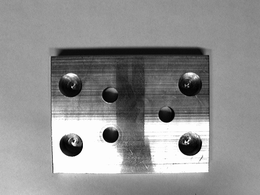
%> input picture versuch3/aufnahme1.bmp, 260 x 195 px, shrunk from 640 x 480 before the run
$ octave irpVersuch3.m   (GNU Octave 9; MATLAB toolbox functions it lacks are replaced by stand-ins)
%> lines starting %> are read from the running program, lines starting %| are printed output that depends on the picture
### versuch3/irpEdges.m
function [E O] = irpEdges(I)
% [E O] = irpEdges(I)
% Liefert ein binarisiertes Kantenbild und ein Gradientenwinkelbild zur點k.
%
% Parameter:
% 'I'                 8bit Grauwertbild
%
% R點kgabewerte:
% 'E'                 Binarisiertes Kantenbild
% 'O'                 Winkel zwischen Gradienten und x-Achse in RAD

SobelX = [1 0 -1; 2 0 -2; 1 0 -1];
SobelY = SobelX';

ISoX = imfilter(I, SobelX);
ISoY = imfilter(I, SobelY);

Etmp = sqrt(ISoX .* ISoX + ISoY .* ISoY);
O = atan2(ISoY, ISoX);

med = mean(mean(Etmp))+80;
Etmp(Etmp<med) = 0.0;
Etmp(Etmp>med) = 1.0;

E = Etmp;
end

### versuch3/irpCircle.m
function C = irpCircle(cx, cy, omega, r, alpha, imgSize)
% C = irpCircle(cx, cy, omega, r, alpha, imgSize)
% Berechnet eine Liste von Pixelindizes,
% die zwei gegen黚erliegende Kreissegmente beschreiben. Pixel au遝rhalb
% der Bilddimensionen 'imgSize' werden ignoriert. (cx, cy) bildet
% den Mittelpunkt des Kreises. Mit 'omega' k鰊nen die Kreissegmente auf dem
% Kreis rotiert werden.
%
% Ein vollst鋘diger Kreis wird berechnet, wenn 'alpha' auf pi und 'omega'
% auf 0 gesetzt werden, wobei die Wahl von 'omega' hier prinzipiell keine
% Bedeutung hat, da zwei rotierte, gegen黚erliegende Halbkreise immer einen
% vollst鋘digen Kreis bilden.
%
% Die Indizes 'C' k鰊nen direkt zur Indizierung in ein Array verwendet
% werden. Z.B. setzt I(C) = 255 alle Pixel C von I auf den Wert 255.
%
% Parameter:
% 'cx'                x-Koordinate des Kreismittelpunktes
% 'cy'                y-Koordinate des Kreismittelpunktes
% 'omega'             Winkel zur x-Achse in RAD
% 'r'                 Radius des Kreises
% 'alpha'             Gr鲞e eines Kreissegmentes in RAD
% 'imgSize'           Zeilenvektor f黵 Bilddimensionen: [sy sx]
%
% R點kgabewerte:
% 'C'                 Spaltenvektor mit g黮tigen Pixelindizes.

% Initialisiere einige Parameter.
sy = imgSize(1);                   % Gr鲞e des Bildes in y-Richtung
sx = imgSize(2);                   % Gr鲞e des Bildes in x-Richtung
num = uint16(round(r*alpha));      % Anzahl der Pixel pro Kreissegment
C = uint32(zeros(num*2, 1));       % Initialisiere Indizes
numCoords = 0;                     % Aktuelle Anzahl g黮tiger Indizes
delta = omega - alpha * 0.5;       % Offset-Winkel

% Generiere Pixelindizes.
% Hinweis: round k鰊nte evtl. erforderlich sein.
for i=1:num
    % Berechne Winkel zur x-Achse.
    phi = double(i-1) / double(num) * alpha + delta;
    cosphi = cos(phi);
    sinphi = sin(phi);

    % Berechnung f黵 1. Kreissegment.

    % Berechne gerundete x- und y-Koordinate.
    x = round(cosphi * r + cx);
    y = round(sinphi * r + cy);

    % Berechne Index nach 躡erpr黤ung.
    if (x > 0 && y > 0 && x <= sx && y <= sy)
       numCoords = numCoords + 1;
       C(numCoords) = (x-1) * sy + y;
    end

    % Berechnung f黵 gegen黚erliegendes 2. Kreissegment.

    % Berechne gerundete x- und y-Koordinate f黵 Kreissegment gegen黚er.
    cosphi = cos(phi + pi);
    sinphi = sin(phi + pi);
    x = round(cosphi * r + cx);
    y = round(sinphi * r + cy);

    % Berechne Index nach 躡erpr黤ung.
    if (x > 0 && y > 0 && x <= sx && y <= sy)
       numCoords = numCoords + 1;
       C(numCoords) = (x-1) * sy + y;
    end
end

% Ignoriere restliche Koordinaten.
C = uint32(C(1:numCoords));

### versuch3/irpHough.m
function H = irpHough(B, r)
% H = irpHough(B, r)
% Berechnet einen 2d Hough-Raum 'H' f黵 Kreise mit Radius 'r' mit Hilfe
% eines binarisierten Bildes 'B'.
%
% Parameter:
% 'B'                 Binarisiertes Bild
% 'r'                 Radius der Kreise
%
% R點kgabewerte:
% 'H'                 2d Hough-Raum
[numrow, numcol] = size(B);
H = zeros(numrow, numcol);

for i = 1: numrow
   for j= 1: numcol
       if B(i,j) == 1
       [ C ] = irpCircle(j, i, 0, r, pi, [numrow, numcol]);
       H(C) = H(C) +1;
       end
   end
end

### versuch3/irpFindPeak.m
function peak = irpFindPeak(H)
% peak = irpFindPeak(H)
% Findet den H鰄epunkt in einem 2d Hough-Raum.
%
% Parameter:
% 'H'                 2d Hough-Raum
%
% R點kgabewerte:
% 'peak'              3d Zeilenvektor der Form (x, y, value)

% Suche Maximum samt Koordinaten.


[x y] = max(H);
[maxV,index_x] = max(x);

index_y = y(index_x);
peak = [index_x index_y maxV];

### versuch3/irpPeaks.m
function P = irpPeaks(H, r, threshold, maxNumPeaks)
% P = irpPeaks(H, r, threshold, maxNumPeaks)
% Berechnet die H鰄epunkte eines 2d Hough-Raums f黵 Kreise.
%
% Parameter:
% 'H'                 2d Hough-Raum
% 'r'                 Radius des Kreises
% 'threshold'         Nur H鰄epunkte oberhalb des Thresholds sind g黮tig
% 'maxNumPeaks'       Maximale Anzahl der zu findenden Kreise
%
% R點kgabewerte:
% 'P'    Mx3 Matrix mit Zeilenvektoren der Form (x,y,value)

%H(H<threshold) = 0;
P = [-1 -1 -1]; % x y value

for i=1:maxNumPeaks
    peak = irpFindPeak(H);
    if (peak(3) < threshold)
        break;
    end
    P(i,1:3) = peak;
    H = irpCut(H,P(i,1), P(i,2), r);
end

### versuch3/irpCut.m
function R = irpCut(H, cx, cy, r)
% R = irpCut(H, cx, cy, r)
% Schneidet eine kreisrunde Fl鋍he aus dem Hough-Raum heraus bzw. setzt
% innerhalb einer kreisrunden Fl鋍he alle Werte auf null.
%
% Parameter:
% 'H'                 2d Hough-Raum
% 'cx'                x-Koordinate des Kreismittelpunktes
% 'cy'                y-Koordinate des Kreismittelpunktes
%
% R點kgabewerte:
% 'R'                 Modifizierter Hough-Raum

% Kopiere Hough-Raum.
R = H;

% Initialisiere einige Variablen.
[sy sx] = size(H);
minx = floor(cx-r);
miny = floor(cy-r);
maxx = ceil(cx+r);
maxy = ceil(cy+r);
rr = r^2;

% 躡erpr黤e Grenzen.
if minx < 1, minx = 1; end
if miny < 1, miny = 1; end
if maxx > sx, maxx = sx; end
if maxy > sy, maxy = sy; end

% Setze Pixel innerhalb des Kreises auf null.
for x=minx:maxx
    for y=miny:maxy
        dd = (x-cx)^2 + (y-cy)^2;
        if dd <= rr
            R(y, x) = 0;
        end
    end
end

### versuch3/irpSubPixel.m
function S = irpSubPixel(H, P)
% S = irpSubPixel(H, P)
% Optimiert alle H鰄epunkte auf Subpixel-Genauigkeit.
%
% Parameter:
% 'H'                 2d Hough-Raum
% 'P'                 Mx3 Matrix mit Zeilenvektoren der Form (x,y,value)
%
% R點kgabewerte:
% 'S'                 Mx3 Matrix mit Zeilenvektoren der Form (x,y,value)
[x ~] = size(P);
mx = 0;
my = 0;
sum_x = 0;
sum_y = 0;
for i=1:x
    for j =-3:3
        sum_x = sum_x + P(i,3);
        sum_y = sum_y + P(i,3);
    end
    for j =-3:3
        mx = mx + P(i,1)+j * P(i,3);
        my = my + P(i,2)+j * P(i,3);
    end
    mx = mx/sum_x;
    my = my/sum_y;

    rx = round(mx+ P(i,1));
    ry = round(mx+ P(i,2));
    S(i, 1:3) = [rx ry H(ry, rx)];
end


% indices mit offset, mit fenster durch bild laufen

### versuch3/irpVersuch3.m
%% irpVersuch3.m
% In einigen Aufgabenteilen ist in dieser Skriptdatei kein Programmcode erforderlich.
% Die Antworten hierauf k鰊nen aber als Kommentare stichwortartig eingebunden werden.
% Dieses kann sp鋞er beim Kolloquium hilfreich sein.

%% Initialisierung einiger Variablen:
I = imread('aufnahme1.bmp');             % Hole irgendein Bild, z.B. von der Kamera
%> I is the input picture: size 195x260 uint8; min 0, max 255, mean 143.1
figure(1);
imshow(I, []);
title('Ausgangsbild');

drill1 = 60/2;
drill2 = 40/2;

%% Vorbereitungen
%% 1.a)

%% 1.b)

%% 1.c)

%% Gradientenoperatoren
%% 2.a)
I2 = double(imread('testmuster1.bmp'));
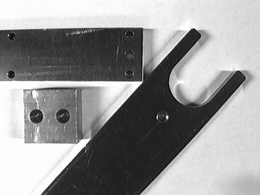
%> input picture versuch3/testmuster1.bmp, 260 x 195 px, shrunk from 640 x 480 before the run
%> I2: size 195x260 double; min 0, max 255, mean 151; mean of the top-left, top-right, bottom-left and bottom-right quarters 140, 179.3, 143.7, 141.1
if max(max(I2)) > 1 %imnoise kann nicht mit 255 umgehen, sondern nur mit 1
    I2 = I2/max(max(I2));
end

% Gradienten
Roberts1 = [1 0; 0 -1];
Roberts2 = [0 1; -1 0];
%IGraB = gradient(image(I2));
IRobX = imfilter(I2, Roberts1);
IRobY = imfilter(I2, Roberts2);

IGraB = sqrt(IRobX .*IRobX + IRobY .*IRobY);
IGraW = atan2(IRobY, IRobX);

figure(2);
subplot(2,2,1);
imshow(IRobX, []);
title('Roberts, X');
subplot(2,2,2);
imshow(IRobY, []);
title('Roberts, Y');
subplot(2,2,3);
imshow(IGraB, []);
title('Roberts, Gradienten');
subplot(2,2,4);
imshow(IGraW, []);
title('Roberts, Gradientenwinkel');


%% 2.b)

% Sobel
SobelX = [1 0 -1; 2 0 -2; 1 0 -1];
SobelY = SobelX';
ISoX = imfilter(I2, SobelX);
ISoY = imfilter(I2, SobelY);

IGraBS = sqrt(ISoX .*ISoX + ISoY .*ISoY);
IGraWS = atan2(ISoY, ISoX);

figure(3);
subplot(2,2,1);
imshow(ISoX, []);
title('Sobel, X');
subplot(2,2,2);
imshow(ISoY, []);
title('Sobel, Y');
subplot(2,2,3);
imshow(IGraBS, []);
title('Sobel, Gradienten');
subplot(2,2,4);
imshow(IGraWS, []);
title('Sobel, Gradientenwinkel');

%% 2.c)

% LaPlace
Laplace = [0 -1 0; -1 4 -1; 0 -1 0];
ILap = imfilter(I2, Laplace);
IAbs = abs(ILap);

figure(4);
subplot(2,1,1);
imshow(ILap, []);
title('Laplace');
subplot(2,1,2);
imshow(IAbs, []);
title('Laplace, Abs');

%% 2.d)
IGauss = imnoise(I2, 'gaussian');
ISalt = imnoise(I2, 'salt & pepper');

%IRoberts Gauss
IRobX1 = imfilter(IGauss, Roberts1);
IRobY1 = imfilter(IGauss, Roberts2);
IGraW1 = atan2(IRobY1, IRobX1)-pi/4;
%IRoberts SnP
IRobX2 = imfilter(ISalt, Roberts1);
IRobY2 = imfilter(ISalt, Roberts2);
IGraW2 = atan2(IRobY2, IRobX2)-pi/4;

%ISobel Gauss
ISoX1 = imfilter(IGauss, SobelX);
ISoY1 = imfilter(IGauss, SobelY);
IGraWS1 = atan2(ISoY1, ISoX1);

%ISobel SnP
ISoX2 = imfilter(ISalt, SobelX);
ISoY2 = imfilter(ISalt, SobelY);
IGraWS2 = atan2(ISoY2, ISoX2);
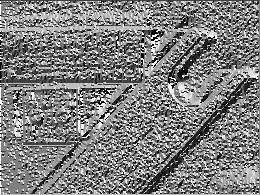
%> IGraWS2: size 195x260 double; min -3.14, max 3.14, mean 0.00521; drawn with min black and max white


figure(5);
subplot(2,2,1);
imshow(IGraW1, []);
title('Roberts, Gauss');
subplot(2,2,2);
imshow(IGraW2, []);
title('Roberts, Salt & Pepper');
subplot(2,2,3);
imshow(IGraWS1, []);
title('Sobel, Gauss');
subplot(2,2,4);
imshow(IGraWS2, []);
title('Sobel, Salt & Pepper');

%% 2.e)
%Roberts
IGraBRG = sqrt(IRobX1 .*IRobX1 + IRobY1 .*IRobY1);
IGraBRS = sqrt(IRobX2 .*IRobX2 + IRobY2 .*IRobY2);
%Sobel
IGraBSoG = sqrt(ISoX1 .*ISoX1 + ISoY1 .*ISoY1);
IGraBSoS = sqrt(ISoX2 .*ISoX2 + ISoY2 .*ISoY2);
% LaPlace
Laplace = [0 -1 0; -1 4 -1; 0 -1 0];
ILapG = imfilter(IGauss, Laplace);
ILapS = imfilter(ISalt, Laplace);
IAbsG = abs(ILapG);
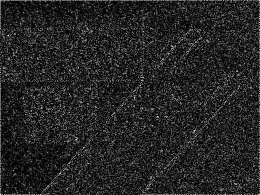
%> IAbsG: size 195x260 double; min 0, max 2.33, mean 0.343; drawn with min black and max white
IAbsS = abs(ILapS);

figure(6);
subplot(3,2,1);
imshow(IGraBRG, []);
title('Roberts, Gauss, Gradient');
subplot(3,2,2);
imshow(IGraBRS, []);
title('Roberts, Salt & Pepper, Gradient');
subplot(3,2,3);
imshow(IGraBSoG , []);
title('Sobel, Gauss, Gradient');
subplot(3,2,4);
imshow(IGraBSoS , []);
title('Sobel, Salt & Pepper, Gradient');
subplot(3,2,5);
imshow(IAbsG, []);
title('LaPlace, Gauss');
subplot(3,2,6);
imshow(IAbsS, []);
title('LaPlace, Salt & Pepper');

%% 2.f)
Kern1 = [2 1 0; 1 0 -1; 0 -1 -2]; % Sobel gedreht
IKern1 = imfilter(I2, Kern1);
IKernG = imfilter(imnoise(I2, 'gaussian'), Kern1);
IKernS = imfilter(imnoise(I2, 'salt & pepper'), Kern1);
figure(7);
subplot(1,3,1);
imshow(IKern1);
title('Custom Kern');
subplot(1,3,2);
imshow(IKernG);
title('Custom Kern, Gauss');
subplot(1,3,3);
imshow(IKernS);
title('Custom Kern, Salt & Pepper');

%% Kantenbild
%% 3.a)
I3 = double(imread('aufnahme2.bmp'));
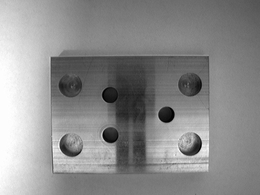
%> input picture versuch3/aufnahme2.bmp, 260 x 195 px, shrunk from 640 x 480 before the run
%> I3: size 195x260 double; min 0, max 255, mean 139.9; mean of the top-left, top-right, bottom-left and bottom-right quarters 147.9, 113, 163.5, 134.9
[E O] = irpEdges(I3);
%> in irpEdges, `ISoY = imfilter(I, SobelY);`:
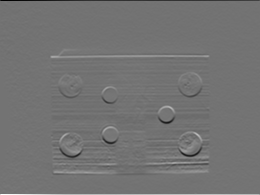
%> ISoY: size 195x260 double; min -792, max 954, mean -0.4; drawn with min black and max white
%> in irpEdges, `Etmp = sqrt(ISoX .* ISoX + ISoY .* ISoY);`:
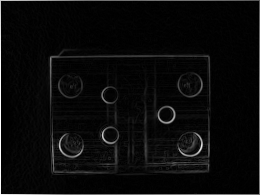
%> Etmp: size 195x260 double; min 0, max 1014, mean 41.8; drawn with min black and max white
%> in irpEdges, `O = atan2(ISoY, ISoX);`:
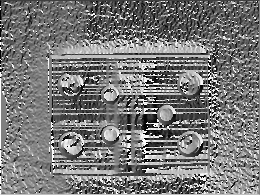
%> O: size 195x260 double; min -3.14, max 3.14, mean -0.17; drawn with min black and max white
%> in irpEdges, `med = mean(mean(Etmp))+80;`: med = 121.8
figure(8);
subplot(1,3,1);
imshow(I3, []);
title('Ausgangsbild');
subplot(1,3,2);
imshow(E, []);
title('E');
subplot(1,3,3);
imshow(O, []);
title('O');

%% 3.b)
%check
%% Hough-Transformation f黵 Kreise
%% 4.a)
%check
%% 4.b)
bild = zeros(100,100);
[ C ] = irpCircle ( 50, 50, 70, 20, pi/2, [100 100] ); %(cx, cy, omega, r, alpha, imgSize)
bild(C) = 255;
figure(9);
imshow (bild, []);
title('Testbild irpCircle');
%% 4.c)
%check

%% 4.d)
[H1] = irpHough(E, drill1);
%> after the loop in irpHough, `for i = 1: numrow`: C = 48 values, max 50670 at index 1, min 44845 at index 7, mean 46963.8
[H2] = irpHough(E, drill2);
figure(10);
subplot(1,2,1);
imshow(H1, []);
title('Hough, Lochgr鲞e a');
subplot(1,2,2);
imshow(H2, []);
title('Hough, Lochgr鲞e b');
%% 4.e)
%check
%% 4.f)
%check
%% Suche nach H鰄epunkten in den Hough-R鋟men
%% 5.a)

%% 5.b)
figure(11);
P1 = irpPeaks(H1, drill1, 70, 4);
%> the loop in irpPeaks, `for i=1:maxNumPeaks` made 1 pass
%> (maxV in irpFindPeak, index_x in irpFindPeak, index_y in irpFindPeak, peak) on pass 1: (58, 174, 136, [174 136 58])
%> after the loop in irpPeaks, `for i=1:maxNumPeaks`: P = [-1 -1 -1]
%> P1 = [-1 -1 -1]
bild1 = H1;
[g ~]= size(P1);
%> g = 1
for i=1:g
    [ C ] = irpCircle ( P1(i,1), P1(i,2), 0, drill1, pi, size(bild1) );
    bild1(C) = 255;
end
subplot(1,2,1);
imshow(bild1, []);
title('Lochgr鲞e a');

P2 = irpPeaks(H2, drill2, 2, 3);
%> the loop in irpPeaks (call 2), `for i=1:maxNumPeaks` made 3 passes
%> (maxV in irpFindPeak, index_x in irpFindPeak, index_y in irpFindPeak, peak) on passes 1 to 3: (57, 190, 153, [190 153 57]), (54, 97, 154, [97 154 54]), (45, 165, 144, [165 144 45])
%> P2 = [190 153 57; 97 154 54; 165 144 45]
bild2 = H2;
[g ~]= size(P2);
%> g = 3
for i=1:g
    [ C ] = irpCircle ( P2(i,1), P2(i,2), 0, drill2, pi, size(bild2) );
    bild2(C) = 255;
end
subplot(1,2,2);
imshow(bild2, []);
title('Lochgr鲞e b');
%% Subpixel-Genauigkeit
%% 6.a)


%% 6.b)
S1 = irpSubPixel(H1, P1);
%> the loop in irpSubPixel, `for i=1:x` made 1 pass
%> (mx, my, rx, ry) on pass 1: (1, 1, 0, 0)
%> the run ends on the next line
